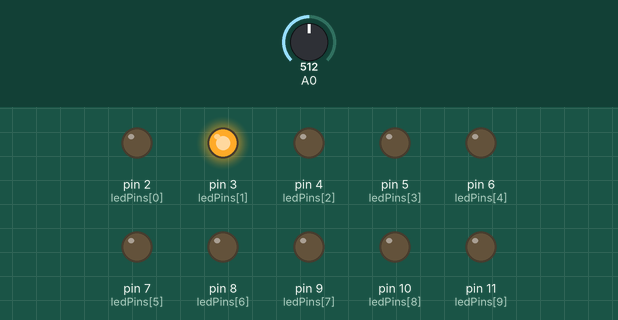
A sketch run on a simulated Arduino Uno, built with avr-gcc and run on an emulated ATmega328P. On the bench: output pins drawn as LEDs (lit = HIGH). The test bench sets the inputs (shaded band); at power-on: A0 = 512.

Above: at 4.8 s.
4.9 s: A0 set to 0
At 9.5 s:
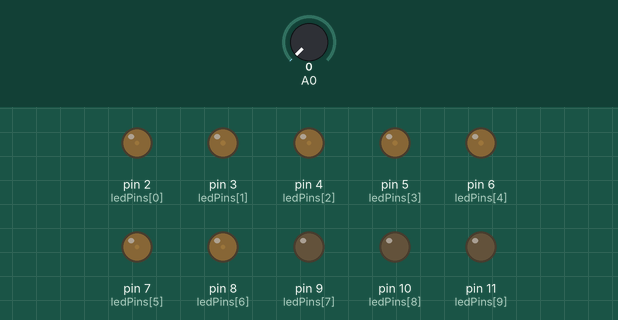
10.0 s: A0 set to 122
At 10.3 s:
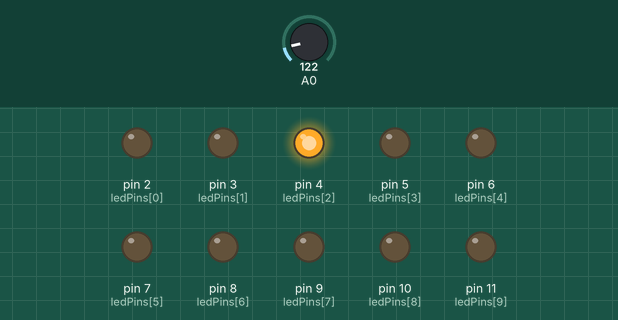
At 10.67 s:
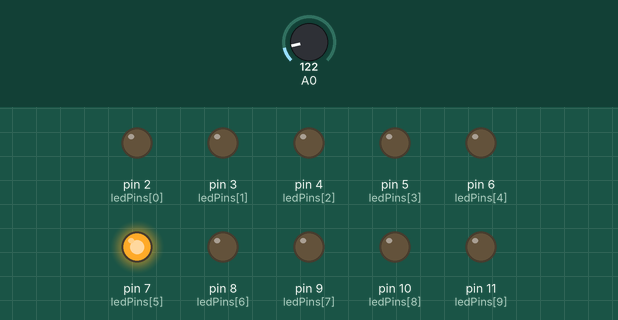
Timing chart, 0 to 21.1 s (numbered marks = the images above; inputs shaded):
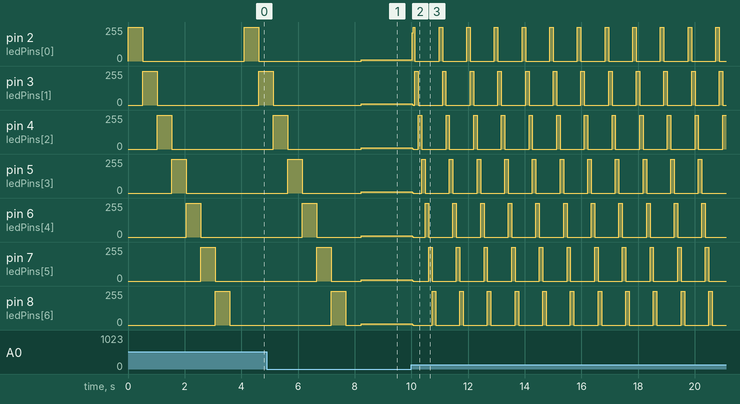

The sketch:

game.ino
```cpp
const int ledCount = 10;

int ledPins[] = {
  2, 3, 4, 5, 6, 7,8,9,10,11 };


void setup() {
  for (int thisLed = 0; thisLed < ledCount; thisLed++) {
    pinMode(ledPins[thisLed], OUTPUT);
  }
}

void loop() {
  int difficulty = analogRead(A0);
  digitalWrite(2, HIGH);
  delay(difficulty);
  digitalWrite(2, LOW);
  digitalWrite(3, HIGH);
  delay(difficulty);
  digitalWrite(3, LOW);
  digitalWrite(4, HIGH);
  delay(difficulty);
  digitalWrite(4, LOW);
  digitalWrite(5, HIGH);
  delay(difficulty);
  digitalWrite(5, LOW);
  digitalWrite(6, HIGH);
  delay(difficulty);
  digitalWrite(6, LOW);
  digitalWrite(7, HIGH);
  delay(difficulty);
  digitalWrite(7, LOW);
  digitalWrite(8, HIGH);
  delay(difficulty);
  digitalWrite(8, LOW);
  int pin = 8;
  pin+-1;
  if (digitalRead(10) == HIGH) {
    digitalWrite(8, HIGH);
    if (pin == 8) {
      int theLed = 2;
      Serial.write("You won!");
      while (true) {
        if (theLed == 8) {
          theLed+-6;
        }
      digitalWrite(ledPins[theLed], HIGH);
      delay(500);
      digitalWrite(ledPins[theLed], LOW);
      delay(500);
      theLed++;
      }
    }
  }
  delay(difficulty);
  pin++;
}
```

Measured:
- after the input at 10.0 s, pin 2 (ledPins[0]): 10/255 → 212/255 at once, then moves between 0/255 and 255/255, repeating every 0.98 s
